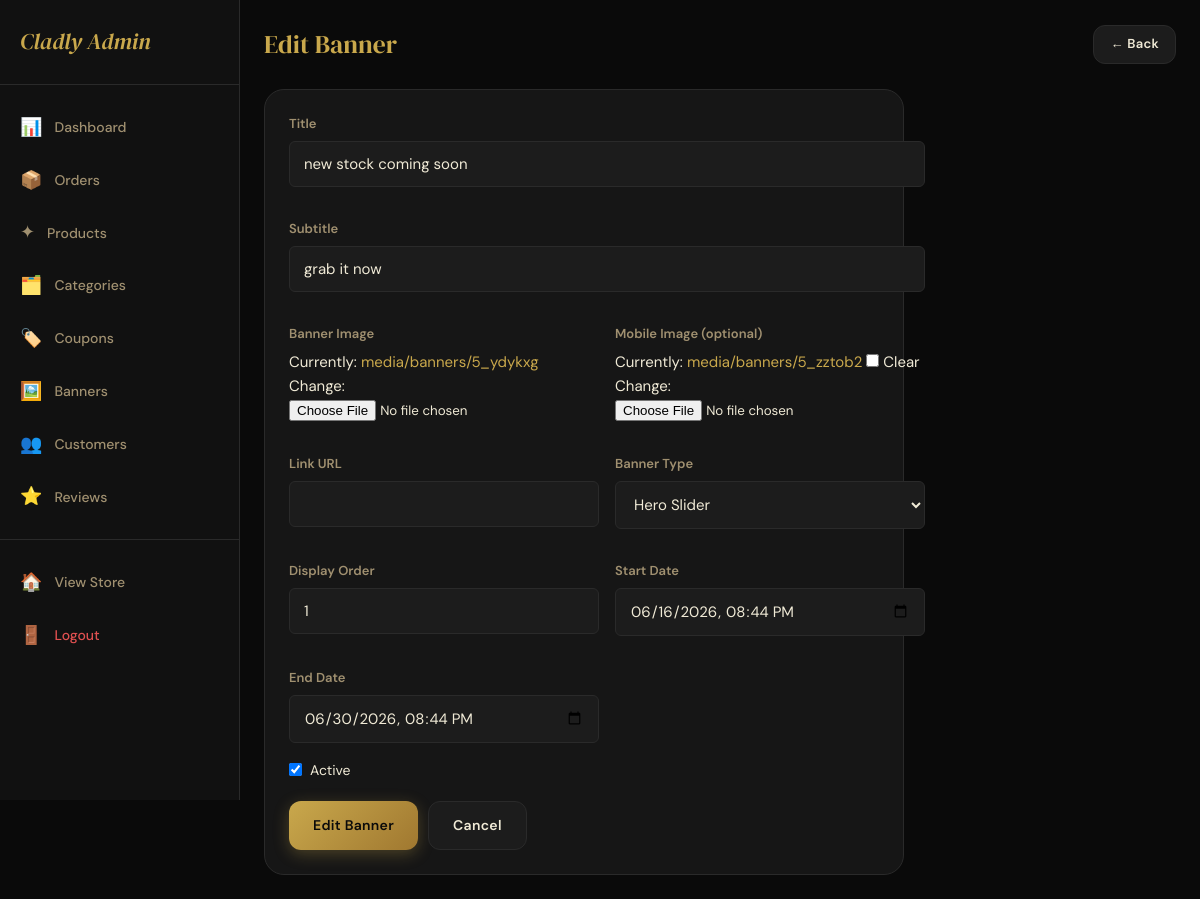
/admin-panel/banners/8/edit/ (signed in), run on the app's committed database.
### store/models.py (models this page shows, shortened)
class Banner(models.Model):
    BANNER_TYPE = [
        ('hero', 'Hero Slider'),
        ('sale', 'Sale Banner'),
        ('flash', 'Flash Sale'),
        ('campaign', 'Campaign'),
    ]
    title = models.CharField(max_length=200)
    subtitle = models.CharField(max_length=300, blank=True)
    image = models.ImageField(upload_to='banners/')
    mobile_image = models.ImageField(upload_to='banners/', null=True, blank=True)
    link = models.CharField(max_length=500, blank=True)
    banner_type = models.CharField(max_length=20, choices=BANNER_TYPE, default='hero')
    is_active = models.BooleanField(default=True)
    order = models.IntegerField(default=0)
    start_date = models.DateTimeField(null=True, blank=True)
    end_date = models.DateTimeField(null=True, blank=True)
    class Meta:
        ordering = ['order']

### store/views.py (the view)
# urls.py: path('admin-panel/banners/<int:pk>/edit/', views.admin_edit_banner, name='admin_edit_banner'),
@user_passes_test(is_admin, login_url='/login/')
def admin_edit_banner(request, pk):
    banner = get_object_or_404(Banner, pk=pk)
    form = BannerForm(request.POST or None, request.FILES or None, instance=banner)
    if request.method == 'POST' and form.is_valid():
        form.save()
        messages.success(request, 'Banner updated.')
        return redirect('admin_banners')
    return render(request, 'store/admin/banner_form.html', {'form': form, 'action': 'Edit'})

### store/forms.py
class BannerForm(forms.ModelForm):
    class Meta:
        model = Banner
        fields = ['title', 'subtitle', 'image', 'mobile_image', 'link',
                  'banner_type', 'is_active', 'order', 'start_date', 'end_date']
        widgets = {
            'title': forms.TextInput(attrs={'class': FORM_CTRL}),
            'subtitle': forms.TextInput(attrs={'class': FORM_CTRL}),
            'link': forms.TextInput(attrs={'class': FORM_CTRL}),
            'banner_type': forms.Select(attrs={'class': FORM_CTRL}),
            'order': forms.NumberInput(attrs={'class': FORM_CTRL}),
            'start_date': forms.DateTimeInput(attrs={'type': 'datetime-local', 'class': FORM_CTRL}),
            'end_date': forms.DateTimeInput(attrs={'type': 'datetime-local', 'class': FORM_CTRL}),
        }

### store/context_processors.py (called while the page is built)
def cart_wishlist_count(request):
    cart_count = 0
    wishlist_count = 0
    notif_count = 0
    if request.user.is_authenticated:
        cart_count = Cart.objects.filter(user=request.user).count()
        wishlist_count = Wishlist.objects.filter(user=request.user).count()
        notif_count = Notification.objects.filter(user=request.user, is_read=False).count()
    else:
        session_key = request.session.session_key
        if session_key:
            cart_count = Cart.objects.filter(session_key=session_key).count()
    return {
        'cart_count': cart_count,
        'wishlist_count': wishlist_count,
        'notif_count': notif_count,
    }

def categories_list(request):
    categories = Category.objects.filter(is_active=True).order_by('order', 'name')
    return {'nav_categories': categories}

### store/views.py (called while the page is built)
def is_admin(user):
    return user.is_authenticated and user.is_staff

### store/templates/store/admin/banner_form.html (shortened to what this page needs)
{% extends 'store/admin/base_admin.html' %}
{% block admin_content %}
<div class="admin-header">
  <div class="admin-page-title">{{ action }} Banner</div>
  <a href="{% url 'admin_banners' %}" class="btn btn-dark btn-sm">← Back</a>
</div>
<div style="max-width:640px;">
  <form method="post" enctype="multipart/form-data" style="background:var(--black-card);border:1px solid var(--border);border-radius:var(--radius-lg);padding:24px;">
    <div style="display:grid;grid-template-columns:1fr 1fr;gap:16px;">
      <div class="form-group" style="grid-column:1/-1;"><label class="form-label">Title</label>{{ form.title }}</div>
      <div class="form-group" style="grid-column:1/-1;"><label class="form-label">Subtitle</label>{{ form.subtitle }}</div>
      <div class="form-group"><label class="form-label">Banner Image</label>{{ form.image }}</div>
      <div class="form-group"><label class="form-label">Mobile Image (optional)</label>{{ form.mobile_image }}</div>
      <div class="form-group"><label class="form-label">Link URL</label>{{ form.link }}</div>
      <div class="form-group"><label class="form-label">Banner Type</label>{{ form.banner_type }}</div>
      <div class="form-group"><label class="form-label">Display Order</label>{{ form.order }}</div>
      <div class="form-group"><label class="form-label">Start Date</label>{{ form.start_date }}</div>
      <div class="form-group"><label class="form-label">End Date</label>{{ form.end_date }}</div>
    </div>
    <label style="display:flex;align-items:center;gap:8px;margin-bottom:20px;font-size:14px;cursor:pointer;">{{ form.is_active }} Active</label>
    <div style="display:flex;gap:10px;">
      <button type="submit" class="btn btn-gold">{{ action }} Banner</button>
      <a href="{% url 'admin_banners' %}" class="btn btn-dark">Cancel</a>
    </div>
  </form>
</div>
{% endblock %}

### store/static/store/css/main.css (style rules this page uses)
:root { --gold: #C9A84C; --gold-light: #E8C96A; --gold-dark: #A07830; --gold-pale: #F5EDD6; --black: #0A0A0A; --black-soft: #111111; --black-card: #161616; --surface: #1C1C1C; --border: #2A2A2A; --border-gold: rgba(201,168,76,0.25); --text-primary: #F0EAD6; --text-secondary: #A09070; --text-muted: #5A5040; --white: #FFFFFF; --error: #E05050; --success: #50B878; --warning: #E0A050; --font-display: 'DM Serif Display', 'Playfair Display', Georgia, serif; --font-body: 'DM Sans', system-ui, sans-serif; --radius-sm: 6px; --radius: 12px; --radius-lg: 20px; --radius-xl: 32px; --shadow-gold: 0 4px 24px rgba(201,168,76,0.15); --shadow-deep: 0 8px 40px rgba(0,0,0,0.6); --shadow-card: 0 2px 16px rgba(0,0,0,0.4); --transition: 0.3s cubic-bezier(0.4, 0, 0.2, 1); }
body, .navbar, .category-nav, .product-card, .cart-item, .form-card, .checkout-section, .admin-sidebar, .stat-card, .table-wrap, footer.footer { transition: background-color 0.3s ease, border-color 0.3s ease, color 0.3s ease; }
*, *::before, *::after { box-sizing: border-box; margin: 0; padding: 0; }
html { scroll-behavior: smooth; -webkit-text-size-adjust: 100%; }
body { font-family: var(--font-body); background: var(--black); color: var(--text-primary); font-size: 15px; line-height: 1.6; overflow-x: hidden; }
a { color: var(--gold); text-decoration: none; transition: color var(--transition); }
button { cursor: pointer; font-family: var(--font-body); }
input, select, textarea { font-family: var(--font-body); }
.btn { display: inline-flex; align-items: center; justify-content: center; gap: 8px; padding: 12px 24px; border-radius: var(--radius); font-family: var(--font-body); font-size: 14px; font-weight: 600; border: none; cursor: pointer; transition: all var(--transition); text-decoration: none; letter-spacing: 0.3px; white-space: nowrap; }
.btn-gold { background: linear-gradient(135deg, var(--gold), var(--gold-dark)); color: var(--black); box-shadow: 0 4px 16px rgba(201,168,76,0.3); }
.btn-dark { background: var(--surface); color: var(--text-primary); border: 1px solid var(--border); }
.btn-sm { padding: 8px 16px; font-size: 13px; }
.form-group { margin-bottom: 16px; }
.form-label { display: block; font-size: 13px; font-weight: 600; color: var(--text-secondary); margin-bottom: 6px; }
.form-control { width: 100%; background: var(--surface); border: 1px solid var(--border); border-radius: var(--radius-sm); padding: 12px 14px; color: var(--text-primary); font-size: 15px; outline: none; transition: border-color var(--transition); }
.form-control::placeholder { color: var(--text-muted); }
select.form-control { cursor: pointer; }
.admin-header { display: flex; justify-content: space-between; align-items: center; margin-bottom: 24px; }
.admin-page-title { font-family: var(--font-display); font-size: 1.6rem; color: var(--gold); }

### data on the page
Banner: title "new stock coming soon", subtitle "grab it now", banner_type "Hero Slider", order "1", start_date "06/16/2026 20:44", end_date "06/30/2026 20:44", is_active "☑"

### other printed values
{{ action }} "Edit"
